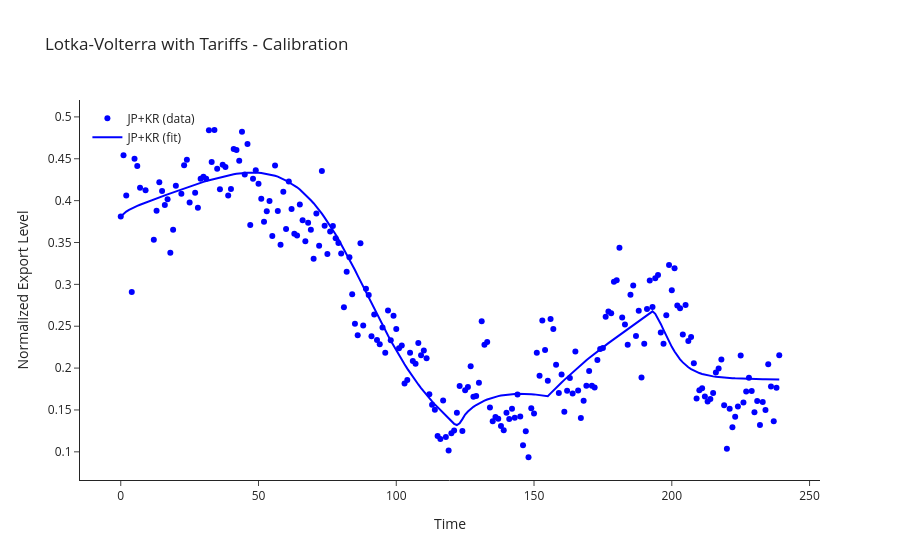

Notebook source saved alongside this figure:
### Code cell
fig = go.Figure()
fig.add_trace(go.Scatter(x=t_data[:len(data[1])], y=data[1], mode='markers', name='JP+KR (data)', marker=dict(color='blue')))
fig.add_trace(go.Scatter(x=t_data, y=sol.y[1], mode='lines', name='JP+KR (fit)', line=dict(color='blue')))

fig.update_layout(
    title='Lotka-Volterra with Tariffs - Calibration',
    xaxis_title='Time',
    yaxis_title='Normalized Export Level',
    legend=dict(x=0.01, y=0.99),
    template='simple_white'
)
fig.show()

### Figure 1 — Plotly figure (JSON) as saved in the notebook; plotly's stock layout.template omitted (floating-point values rounded to 4 significant figures; data arrays with more than 128 entries replaced by an {"elided": "..."} marker saying what was removed)
{"data": [{"marker": {"color": "blue"}, "mode": "markers", "name": "JP+KR (data)", "type": "scatter", "x": {"elided": "240 int values"}, "y": {"elided": "240 float values"}}, {"line": {"color": "blue"}, "mode": "lines", "name": "JP+KR (fit)", "type": "scatter", "x": {"elided": "240 int values"}, "y": {"elided": "240 float values"}}], "layout": {"legend": {"x": 0.01, "y": 0.99}, "title": {"text": "Lotka-Volterra with Tariffs - Calibration"}, "xaxis": {"title": {"text": "Time"}}, "yaxis": {"title": {"text": "Normalized Export Level"}}}}
